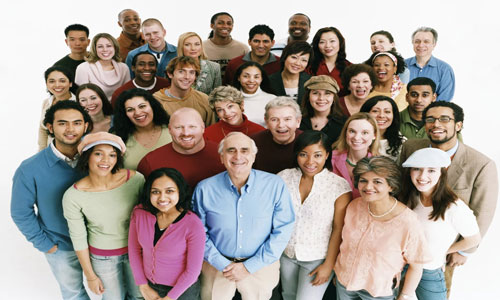
#> input picture images/a_lot.jpg, 500 x 300 px, given in place of 16788634373451.mp4, which was not available
$ python main.py
#> lines starting #> are read from the running program, lines starting #| are printed output that depends on the picture; after the words box and inside, x2 and y2 are one past the last pixel; in counts of white or black regions, pixels touching at a corner belong together; pictures that were not available may be replaced by others from this repository, and a replacement may not be noted
import cv2
import numpy as np


def read_show_photo(path='images/pyos-samolyot.jpg'):
    img = cv2.imread(path)

    # new_img = cv2.resize(img, (300, 500))  # cruel resizing
    img = cv2.resize(img, (img.shape[1] // 2, img.shape[0] // 2))  # proportional resizing
    img = cv2.GaussianBlur(img, (1, 1), 0)  # only not odd values in tuple
    img = cv2.cvtColor(img, cv2.COLOR_BGR2GRAY)

    img = cv2.Canny(img, 140, 140)  # lower = more precision

    kernel = np.ones((5, 5), np.uint8)
    img = cv2.dilate(img, kernel, iterations=1)  # around lines

    img = cv2.erode(img, kernel, iterations=1)

    print(img.shape)  # width height layers
    cv2.imshow('Result', img) # whole pic
    # cv2.imshow('Result', img[0:100, 0:150]) # croping
    cv2.waitKey(0)


def read_show_video(path='videos/16788634373451.mp4'):
#> called with path = 'videos/16788634373451.mp4'
    cap = cv2.VideoCapture(path)

    while True:
        success, img = cap.read()
#> img is the input picture: shape (300, 500, 3); mean B, G, R 152.4, 158.7, 169.9
        cv2.imshow('Result', img)

        img = cv2.GaussianBlur(img, (9, 9), 0)
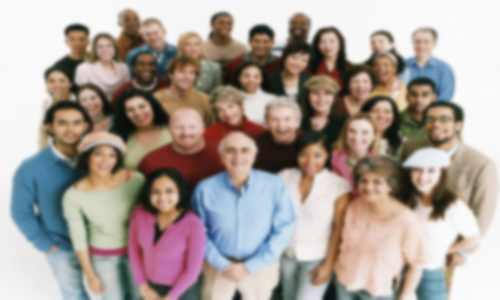
#> img: shape (300, 500, 3); mean B, G, R 152.4, 158.7, 169.9
        img = cv2.cvtColor(img, cv2.COLOR_BGR2GRAY)
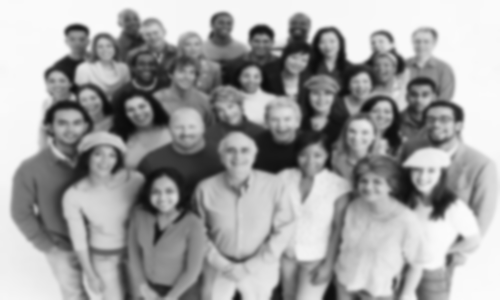
#> img: shape (300, 500); min 10, max 252, mean 161.4
        img = cv2.Canny(img, 30, 30)
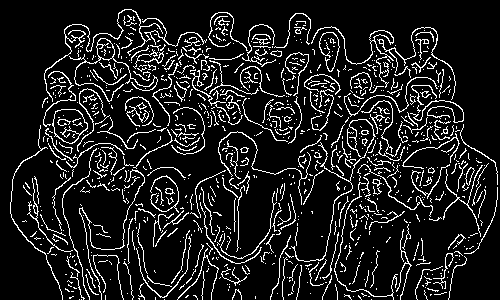
#> img: shape (300, 500); 11.9% white in thin lines or dots

        kernel = np.ones((5, 5), np.uint8)
        img = cv2.dilate(img, kernel, iterations=1)
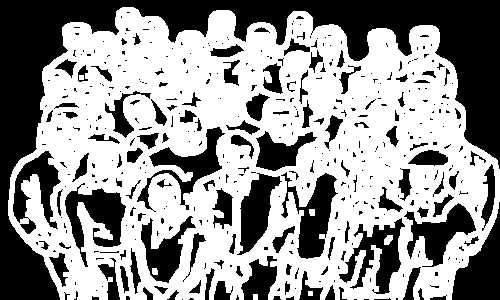
#> img: shape (300, 500); 58.4% white; 434 black regions (312 under 20 px), largest, box (x1, y1, x2, y2) and area: (0, 0, 500, 300) 28839, (452, 202, 500, 300) 2373, (65, 183, 126, 267) 2228
        img = cv2.erode(img, kernel, iterations=1)
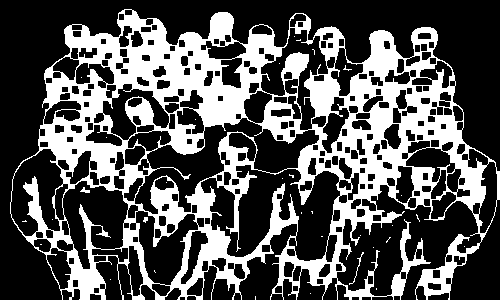
#> img: shape (300, 500); 33% white; 33 white regions (29 under 20 px), largest, box (x1, y1, x2, y2) and area: (10, 9, 500, 300) 49264, (349, 252, 364, 285) 47, (80, 187, 90, 193) 31, (143, 217, 148, 223) 21

        cv2.imshow('Result', img)

        if cv2.waitKey(10) & 0xFF == ord('q'):  # necessary for working, 1 is minimal value, 10 better, q is break cycle key, can use any
#> (key q is pressed here)
            break


def read_show_webcam(path=0):  # 0 is list index for webcams (if many than 1)
    cap = cv2.VideoCapture(path)
    cap.set(3, 500)  # 3 is width
    cap.set(4, 300)  # 4 is height

    while True:
        success, img = cap.read()
        cv2.imshow('Result', img)

        if cv2.waitKey(1) & 0xFF == ord('q') : # necessary for working, 1 is minimal value, q is break cycle key, can use any
            break


def main():
    read_show_video()


if __name__ == '__main__':
    main()

$ run again, on images/best.jpg
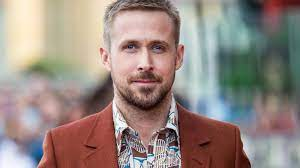
#> input picture images/best.jpg, 300 x 168 px, given in place of 16788634373451.mp4, which was not available
#> in read_show_video, img is the input picture: shape (168, 300, 3); mean B, G, R 129.9, 136.7, 151
#> in read_show_video, `img = cv2.Canny(img, 30, 30)`:
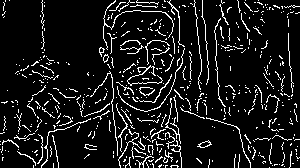
#> img: shape (168, 300); 9.7% white in thin lines or dots
#> in read_show_video, `img = cv2.erode(img, kernel, iterations=1)`:
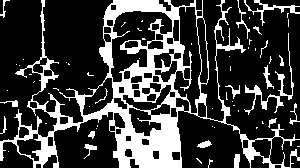
#> img: shape (168, 300); 24% white; 61 white regions (42 under 20 px), largest, box (x1, y1, x2, y2) and area: (0, 0, 300, 168) 10449, (244, 33, 294, 115) 455, (244, 0, 300, 26) 252

$ run again, on images/defka.jpg
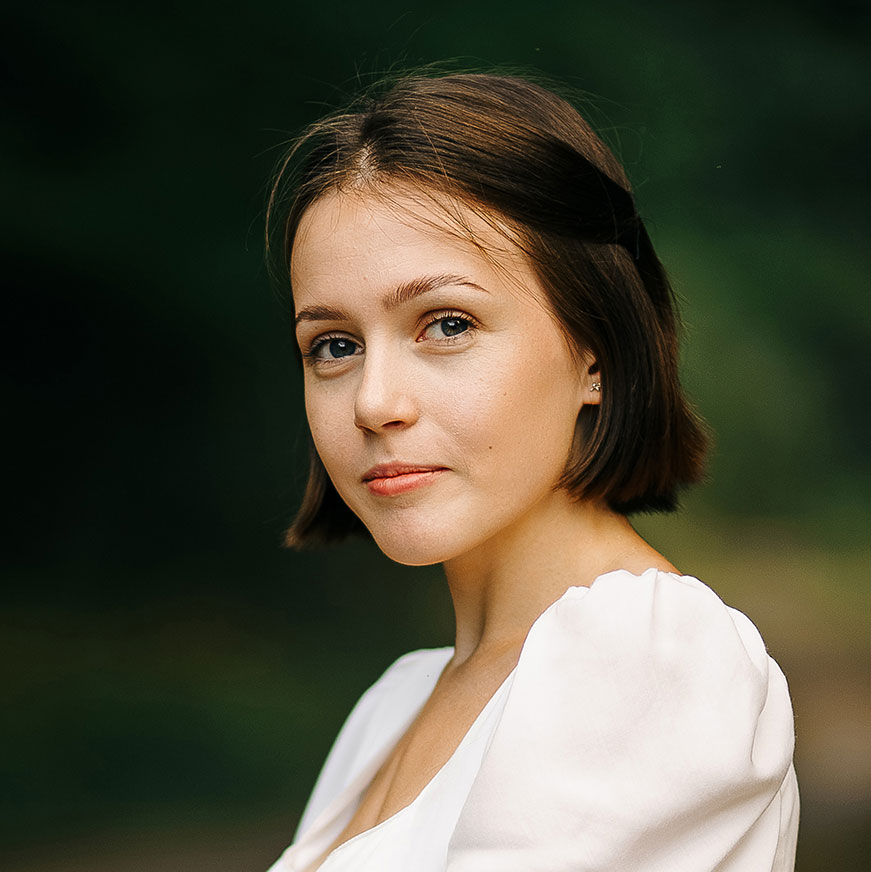
#> input picture images/defka.jpg, 871 x 872 px, given in place of 16788634373451.mp4, which was not available
#> in read_show_video, img is the input picture: shape (872, 871, 3); mean B, G, R 62.1, 78.9, 81.7
#> in read_show_video, `img = cv2.Canny(img, 30, 30)`:
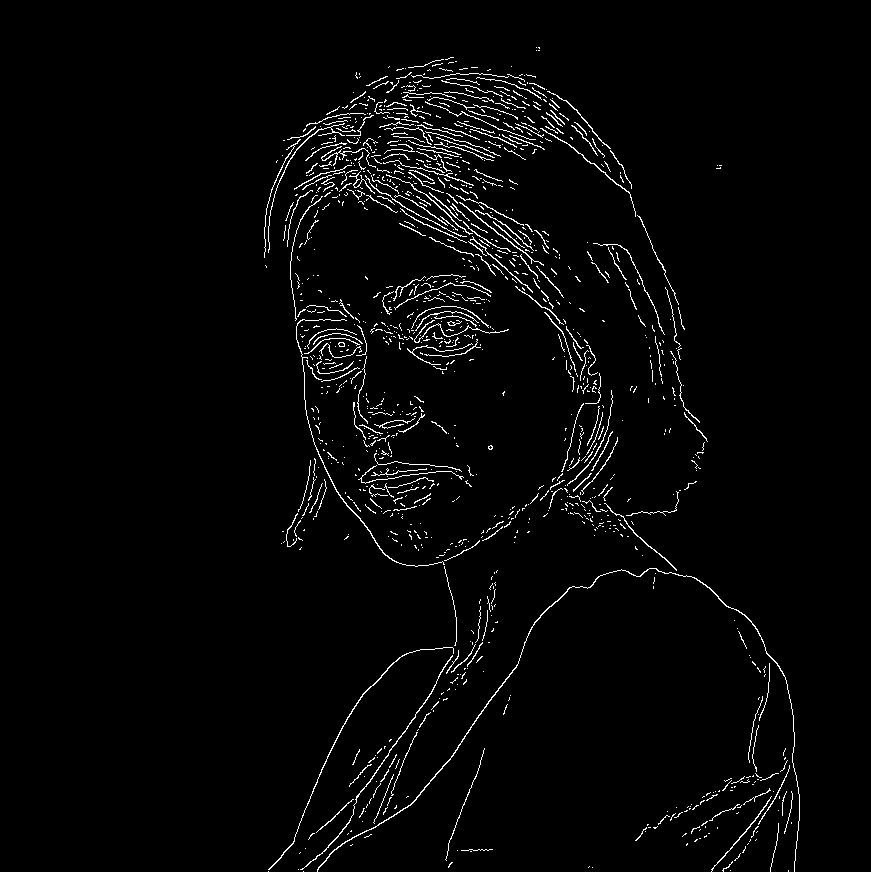
#> img: shape (872, 871); 2.5% white in thin lines or dots, all inside (x1, y1, x2, y2) = (264, 47, 800, 872)
#> in read_show_video, `img = cv2.erode(img, kernel, iterations=1)`:
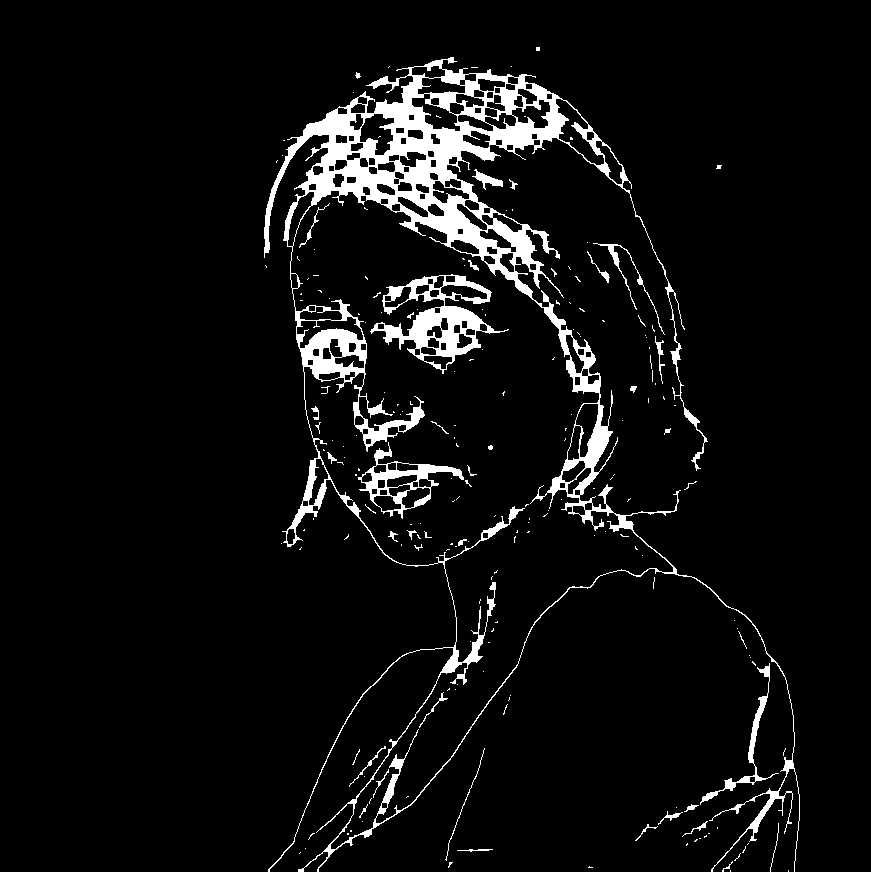
#> img: shape (872, 871); 6% white; 206 white regions (169 under 20 px), largest, box (x1, y1, x2, y2) and area: (264, 57, 800, 872) 35784, (370, 274, 509, 374) 4142, (358, 442, 464, 519) 1729
